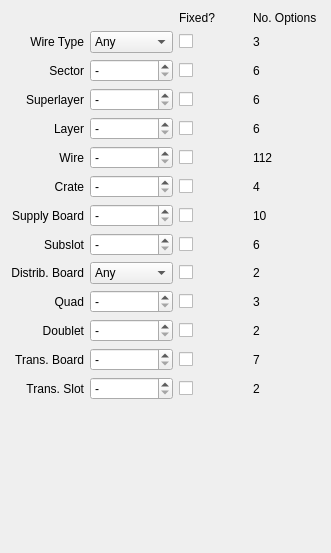
<?xml version="1.0" encoding="UTF-8"?>
<ui version="4.0">
 <class>Sidebar</class>
 <widget class="QWidget" name="Sidebar">
  <property name="geometry">
   <rect>
    <x>0</x>
    <y>0</y>
    <width>331</width>
    <height>553</height>
   </rect>
  </property>
  <property name="sizePolicy">
   <sizepolicy hsizetype="Fixed" vsizetype="Preferred">
    <horstretch>0</horstretch>
    <verstretch>0</verstretch>
   </sizepolicy>
  </property>
  <property name="minimumSize">
   <size>
    <width>331</width>
    <height>0</height>
   </size>
  </property>
  <property name="maximumSize">
   <size>
    <width>331</width>
    <height>16777215</height>
   </size>
  </property>
  <property name="windowTitle">
   <string>Form</string>
  </property>
  <layout class="QGridLayout" name="gridLayout">
   <item row="6" column="3">
    <widget class="QLabel" name="wire_nopts">
     <property name="text">
      <string>112</string>
     </property>
    </widget>
   </item>
   <item row="14" column="0">
    <widget class="QLabel" name="trans_board_label">
     <property name="text">
      <string>Trans. Board</string>
     </property>
     <property name="alignment">
      <set>Qt::AlignRight|Qt::AlignTrailing|Qt::AlignVCenter</set>
     </property>
     <property name="buddy">
      <cstring>trans_board</cstring>
     </property>
    </widget>
   </item>
   <item row="14" column="3">
    <widget class="QLabel" name="trans_board_nopts">
     <property name="text">
      <string>7</string>
     </property>
    </widget>
   </item>
   <item row="13" column="2">
    <widget class="FixedCheckBox" name="doublet_fixed">
     <property name="layoutDirection">
      <enum>Qt::LeftToRight</enum>
     </property>
     <property name="checked">
      <bool>false</bool>
     </property>
    </widget>
   </item>
   <item row="5" column="0">
    <widget class="QLabel" name="layer_label">
     <property name="text">
      <string>Layer</string>
     </property>
     <property name="alignment">
      <set>Qt::AlignRight|Qt::AlignTrailing|Qt::AlignVCenter</set>
     </property>
     <property name="buddy">
      <cstring>layer</cstring>
     </property>
    </widget>
   </item>
   <item row="8" column="2">
    <widget class="FixedCheckBox" name="supply_board_fixed">
     <property name="layoutDirection">
      <enum>Qt::LeftToRight</enum>
     </property>
     <property name="checked">
      <bool>false</bool>
     </property>
    </widget>
   </item>
   <item row="4" column="1">
    <widget class="QSpinBox" name="superlayer">
     <property name="sizePolicy">
      <sizepolicy hsizetype="Preferred" vsizetype="Preferred">
       <horstretch>0</horstretch>
       <verstretch>0</verstretch>
      </sizepolicy>
     </property>
     <property name="specialValueText">
      <string>-</string>
     </property>
     <property name="minimum">
      <number>0</number>
     </property>
     <property name="maximum">
      <number>6</number>
     </property>
     <property name="value">
      <number>0</number>
     </property>
    </widget>
   </item>
   <item row="4" column="0">
    <widget class="QLabel" name="superlayer_label">
     <property name="text">
      <string>Superlayer</string>
     </property>
     <property name="alignment">
      <set>Qt::AlignRight|Qt::AlignTrailing|Qt::AlignVCenter</set>
     </property>
     <property name="buddy">
      <cstring>superlayer</cstring>
     </property>
    </widget>
   </item>
   <item row="8" column="0">
    <widget class="QLabel" name="supply_board_label">
     <property name="text">
      <string>Supply Board</string>
     </property>
     <property name="alignment">
      <set>Qt::AlignRight|Qt::AlignTrailing|Qt::AlignVCenter</set>
     </property>
     <property name="buddy">
      <cstring>supply_board</cstring>
     </property>
    </widget>
   </item>
   <item row="8" column="1">
    <widget class="QSpinBox" name="supply_board">
     <property name="sizePolicy">
      <sizepolicy hsizetype="Preferred" vsizetype="Preferred">
       <horstretch>0</horstretch>
       <verstretch>0</verstretch>
      </sizepolicy>
     </property>
     <property name="specialValueText">
      <string>-</string>
     </property>
     <property name="minimum">
      <number>0</number>
     </property>
     <property name="maximum">
      <number>10</number>
     </property>
     <property name="value">
      <number>0</number>
     </property>
    </widget>
   </item>
   <item row="14" column="1">
    <widget class="QSpinBox" name="trans_board">
     <property name="specialValueText">
      <string>-</string>
     </property>
     <property name="minimum">
      <number>0</number>
     </property>
     <property name="maximum">
      <number>7</number>
     </property>
     <property name="value">
      <number>0</number>
     </property>
    </widget>
   </item>
   <item row="5" column="1">
    <widget class="QSpinBox" name="layer">
     <property name="sizePolicy">
      <sizepolicy hsizetype="Preferred" vsizetype="Preferred">
       <horstretch>0</horstretch>
       <verstretch>0</verstretch>
      </sizepolicy>
     </property>
     <property name="specialValueText">
      <string>-</string>
     </property>
     <property name="minimum">
      <number>0</number>
     </property>
     <property name="maximum">
      <number>6</number>
     </property>
     <property name="value">
      <number>0</number>
     </property>
    </widget>
   </item>
   <item row="5" column="2">
    <widget class="FixedCheckBox" name="layer_fixed">
     <property name="layoutDirection">
      <enum>Qt::LeftToRight</enum>
     </property>
     <property name="checked">
      <bool>false</bool>
     </property>
    </widget>
   </item>
   <item row="9" column="2">
    <widget class="FixedCheckBox" name="subslot_fixed">
     <property name="layoutDirection">
      <enum>Qt::LeftToRight</enum>
     </property>
     <property name="checked">
      <bool>false</bool>
     </property>
    </widget>
   </item>
   <item row="15" column="3">
    <widget class="QLabel" name="trans_slot_nopts">
     <property name="text">
      <string>2</string>
     </property>
    </widget>
   </item>
   <item row="3" column="3">
    <widget class="QLabel" name="sector_nopts">
     <property name="text">
      <string>6</string>
     </property>
     <property name="textFormat">
      <enum>Qt::AutoText</enum>
     </property>
     <property name="alignment">
      <set>Qt::AlignLeading|Qt::AlignLeft|Qt::AlignVCenter</set>
     </property>
    </widget>
   </item>
   <item row="0" column="2">
    <widget class="QLabel" name="header_fixed">
     <property name="text">
      <string>Fixed?</string>
     </property>
    </widget>
   </item>
   <item row="7" column="2">
    <widget class="FixedCheckBox" name="crate_fixed">
     <property name="layoutDirection">
      <enum>Qt::LeftToRight</enum>
     </property>
     <property name="checked">
      <bool>false</bool>
     </property>
    </widget>
   </item>
   <item row="6" column="0">
    <widget class="QLabel" name="wire_label">
     <property name="text">
      <string>Wire</string>
     </property>
     <property name="alignment">
      <set>Qt::AlignRight|Qt::AlignTrailing|Qt::AlignVCenter</set>
     </property>
     <property name="buddy">
      <cstring>wire</cstring>
     </property>
    </widget>
   </item>
   <item row="4" column="2">
    <widget class="FixedCheckBox" name="superlayer_fixed">
     <property name="layoutDirection">
      <enum>Qt::LeftToRight</enum>
     </property>
     <property name="checked">
      <bool>false</bool>
     </property>
    </widget>
   </item>
   <item row="11" column="3">
    <widget class="QLabel" name="quad_nopts">
     <property name="text">
      <string>3</string>
     </property>
    </widget>
   </item>
   <item row="13" column="3">
    <widget class="QLabel" name="doublet_nopts">
     <property name="text">
      <string>2</string>
     </property>
    </widget>
   </item>
   <item row="2" column="1">
    <widget class="QComboBox" name="wire_type">
     <property name="maxVisibleItems">
      <number>4</number>
     </property>
     <item>
      <property name="text">
       <string>Any</string>
      </property>
     </item>
     <item>
      <property name="text">
       <string>Sense</string>
      </property>
     </item>
     <item>
      <property name="text">
       <string>Field</string>
      </property>
     </item>
     <item>
      <property name="text">
       <string>Guard</string>
      </property>
     </item>
    </widget>
   </item>
   <item row="3" column="2">
    <widget class="FixedCheckBox" name="sector_fixed">
     <property name="layoutDirection">
      <enum>Qt::LeftToRight</enum>
     </property>
     <property name="checked">
      <bool>false</bool>
     </property>
    </widget>
   </item>
   <item row="10" column="0">
    <widget class="QLabel" name="distr_box_type_label">
     <property name="text">
      <string>Distrib. Board</string>
     </property>
     <property name="alignment">
      <set>Qt::AlignRight|Qt::AlignTrailing|Qt::AlignVCenter</set>
     </property>
     <property name="buddy">
      <cstring>distr_box_type</cstring>
     </property>
    </widget>
   </item>
   <item row="8" column="3">
    <widget class="QLabel" name="supply_board_nopts">
     <property name="text">
      <string>10</string>
     </property>
    </widget>
   </item>
   <item row="9" column="0">
    <widget class="QLabel" name="subslot_label">
     <property name="text">
      <string>Subslot</string>
     </property>
     <property name="alignment">
      <set>Qt::AlignRight|Qt::AlignTrailing|Qt::AlignVCenter</set>
     </property>
     <property name="buddy">
      <cstring>subslot</cstring>
     </property>
    </widget>
   </item>
   <item row="13" column="1">
    <widget class="QSpinBox" name="doublet">
     <property name="sizePolicy">
      <sizepolicy hsizetype="Preferred" vsizetype="Preferred">
       <horstretch>0</horstretch>
       <verstretch>0</verstretch>
      </sizepolicy>
     </property>
     <property name="specialValueText">
      <string>-</string>
     </property>
     <property name="minimum">
      <number>0</number>
     </property>
     <property name="maximum">
      <number>2</number>
     </property>
     <property name="value">
      <number>0</number>
     </property>
    </widget>
   </item>
   <item row="4" column="3">
    <widget class="QLabel" name="superlayer_nopts">
     <property name="text">
      <string>6</string>
     </property>
    </widget>
   </item>
   <item row="3" column="0">
    <widget class="QLabel" name="sector_label">
     <property name="sizePolicy">
      <sizepolicy hsizetype="Preferred" vsizetype="Preferred">
       <horstretch>0</horstretch>
       <verstretch>0</verstretch>
      </sizepolicy>
     </property>
     <property name="text">
      <string>Sector</string>
     </property>
     <property name="alignment">
      <set>Qt::AlignRight|Qt::AlignTrailing|Qt::AlignVCenter</set>
     </property>
     <property name="buddy">
      <cstring>sector</cstring>
     </property>
    </widget>
   </item>
   <item row="2" column="2">
    <widget class="FixedCheckBox" name="wire_type_fixed">
     <property name="layoutDirection">
      <enum>Qt::LeftToRight</enum>
     </property>
     <property name="styleSheet">
      <string notr="true"/>
     </property>
     <property name="checked">
      <bool>false</bool>
     </property>
    </widget>
   </item>
   <item row="10" column="2">
    <widget class="FixedCheckBox" name="distr_box_type_fixed">
     <property name="layoutDirection">
      <enum>Qt::LeftToRight</enum>
     </property>
     <property name="checked">
      <bool>false</bool>
     </property>
    </widget>
   </item>
   <item row="2" column="3">
    <widget class="QLabel" name="wire_type_nopts">
     <property name="sizePolicy">
      <sizepolicy hsizetype="Preferred" vsizetype="Preferred">
       <horstretch>0</horstretch>
       <verstretch>0</verstretch>
      </sizepolicy>
     </property>
     <property name="text">
      <string>3</string>
     </property>
     <property name="alignment">
      <set>Qt::AlignLeading|Qt::AlignLeft|Qt::AlignVCenter</set>
     </property>
    </widget>
   </item>
   <item row="11" column="0">
    <widget class="QLabel" name="quad_label">
     <property name="text">
      <string>Quad</string>
     </property>
     <property name="alignment">
      <set>Qt::AlignRight|Qt::AlignTrailing|Qt::AlignVCenter</set>
     </property>
     <property name="buddy">
      <cstring>quad</cstring>
     </property>
    </widget>
   </item>
   <item row="15" column="2">
    <widget class="FixedCheckBox" name="trans_slot_fixed">
     <property name="layoutDirection">
      <enum>Qt::LeftToRight</enum>
     </property>
     <property name="checked">
      <bool>false</bool>
     </property>
    </widget>
   </item>
   <item row="15" column="0">
    <widget class="QLabel" name="trans_slot_label">
     <property name="text">
      <string>Trans. Slot</string>
     </property>
     <property name="alignment">
      <set>Qt::AlignRight|Qt::AlignTrailing|Qt::AlignVCenter</set>
     </property>
     <property name="buddy">
      <cstring>trans_slot</cstring>
     </property>
    </widget>
   </item>
   <item row="3" column="1">
    <widget class="QSpinBox" name="sector">
     <property name="sizePolicy">
      <sizepolicy hsizetype="Preferred" vsizetype="Preferred">
       <horstretch>0</horstretch>
       <verstretch>0</verstretch>
      </sizepolicy>
     </property>
     <property name="specialValueText">
      <string>-</string>
     </property>
     <property name="minimum">
      <number>0</number>
     </property>
     <property name="maximum">
      <number>6</number>
     </property>
     <property name="value">
      <number>0</number>
     </property>
    </widget>
   </item>
   <item row="7" column="3">
    <widget class="QLabel" name="crate_nopts">
     <property name="text">
      <string>4</string>
     </property>
    </widget>
   </item>
   <item row="14" column="2">
    <widget class="FixedCheckBox" name="trans_board_fixed">
     <property name="layoutDirection">
      <enum>Qt::LeftToRight</enum>
     </property>
     <property name="checked">
      <bool>false</bool>
     </property>
    </widget>
   </item>
   <item row="10" column="1">
    <widget class="QComboBox" name="distr_box_type">
     <property name="sizePolicy">
      <sizepolicy hsizetype="Preferred" vsizetype="Preferred">
       <horstretch>0</horstretch>
       <verstretch>0</verstretch>
      </sizepolicy>
     </property>
     <item>
      <property name="text">
       <string>Any</string>
      </property>
     </item>
     <item>
      <property name="text">
       <string>Foward</string>
      </property>
     </item>
     <item>
      <property name="text">
       <string>Backward</string>
      </property>
     </item>
    </widget>
   </item>
   <item row="6" column="1">
    <widget class="QSpinBox" name="wire">
     <property name="specialValueText">
      <string>-</string>
     </property>
     <property name="minimum">
      <number>0</number>
     </property>
     <property name="maximum">
      <number>112</number>
     </property>
     <property name="value">
      <number>0</number>
     </property>
    </widget>
   </item>
   <item row="2" column="0">
    <widget class="QLabel" name="wire_type_label">
     <property name="text">
      <string>Wire Type</string>
     </property>
     <property name="alignment">
      <set>Qt::AlignRight|Qt::AlignTrailing|Qt::AlignVCenter</set>
     </property>
     <property name="buddy">
      <cstring>wire_type</cstring>
     </property>
    </widget>
   </item>
   <item row="0" column="3">
    <widget class="QLabel" name="header_nopts">
     <property name="sizePolicy">
      <sizepolicy hsizetype="Preferred" vsizetype="Preferred">
       <horstretch>0</horstretch>
       <verstretch>0</verstretch>
      </sizepolicy>
     </property>
     <property name="text">
      <string>No. Options</string>
     </property>
    </widget>
   </item>
   <item row="13" column="0">
    <widget class="QLabel" name="doublet_label">
     <property name="text">
      <string>Doublet</string>
     </property>
     <property name="alignment">
      <set>Qt::AlignRight|Qt::AlignTrailing|Qt::AlignVCenter</set>
     </property>
     <property name="buddy">
      <cstring>doublet</cstring>
     </property>
    </widget>
   </item>
   <item row="9" column="3">
    <widget class="QLabel" name="subslot_nopts">
     <property name="text">
      <string>6</string>
     </property>
    </widget>
   </item>
   <item row="7" column="0">
    <widget class="QLabel" name="crate_label">
     <property name="text">
      <string>Crate</string>
     </property>
     <property name="alignment">
      <set>Qt::AlignRight|Qt::AlignTrailing|Qt::AlignVCenter</set>
     </property>
     <property name="buddy">
      <cstring>crate</cstring>
     </property>
    </widget>
   </item>
   <item row="10" column="3">
    <widget class="QLabel" name="distr_box_type_nopts">
     <property name="text">
      <string>2</string>
     </property>
    </widget>
   </item>
   <item row="15" column="1">
    <widget class="QSpinBox" name="trans_slot">
     <property name="specialValueText">
      <string>-</string>
     </property>
     <property name="minimum">
      <number>0</number>
     </property>
     <property name="maximum">
      <number>2</number>
     </property>
     <property name="value">
      <number>0</number>
     </property>
    </widget>
   </item>
   <item row="9" column="1">
    <widget class="QSpinBox" name="subslot">
     <property name="sizePolicy">
      <sizepolicy hsizetype="Preferred" vsizetype="Preferred">
       <horstretch>0</horstretch>
       <verstretch>0</verstretch>
      </sizepolicy>
     </property>
     <property name="specialValueText">
      <string>-</string>
     </property>
     <property name="minimum">
      <number>0</number>
     </property>
     <property name="maximum">
      <number>6</number>
     </property>
     <property name="value">
      <number>0</number>
     </property>
    </widget>
   </item>
   <item row="5" column="3">
    <widget class="QLabel" name="layer_nopts">
     <property name="text">
      <string>6</string>
     </property>
    </widget>
   </item>
   <item row="11" column="1">
    <widget class="QSpinBox" name="quad">
     <property name="sizePolicy">
      <sizepolicy hsizetype="Preferred" vsizetype="Preferred">
       <horstretch>0</horstretch>
       <verstretch>0</verstretch>
      </sizepolicy>
     </property>
     <property name="specialValueText">
      <string>-</string>
     </property>
     <property name="minimum">
      <number>0</number>
     </property>
     <property name="maximum">
      <number>3</number>
     </property>
     <property name="value">
      <number>0</number>
     </property>
    </widget>
   </item>
   <item row="6" column="2">
    <widget class="FixedCheckBox" name="wire_fixed">
     <property name="layoutDirection">
      <enum>Qt::LeftToRight</enum>
     </property>
     <property name="checked">
      <bool>false</bool>
     </property>
    </widget>
   </item>
   <item row="11" column="2">
    <widget class="FixedCheckBox" name="quad_fixed">
     <property name="layoutDirection">
      <enum>Qt::LeftToRight</enum>
     </property>
     <property name="checked">
      <bool>false</bool>
     </property>
    </widget>
   </item>
   <item row="7" column="1">
    <widget class="QSpinBox" name="crate">
     <property name="sizePolicy">
      <sizepolicy hsizetype="Preferred" vsizetype="Preferred">
       <horstretch>0</horstretch>
       <verstretch>0</verstretch>
      </sizepolicy>
     </property>
     <property name="specialValueText">
      <string>-</string>
     </property>
     <property name="minimum">
      <number>0</number>
     </property>
     <property name="maximum">
      <number>4</number>
     </property>
     <property name="value">
      <number>0</number>
     </property>
    </widget>
   </item>
   <item row="16" column="1">
    <spacer name="verticalSpacer">
     <property name="orientation">
      <enum>Qt::Vertical</enum>
     </property>
     <property name="sizeType">
      <enum>QSizePolicy::MinimumExpanding</enum>
     </property>
     <property name="sizeHint" stdset="0">
      <size>
       <width>20</width>
       <height>40</height>
      </size>
     </property>
    </spacer>
   </item>
  </layout>
 </widget>
 <customwidgets>
  <customwidget>
   <class>FixedCheckBox</class>
   <extends>QCheckBox</extends>
   <header>fixedcheckbox.h</header>
   <slots>
    <slot>setCheckByValue(int)</slot>
   </slots>
  </customwidget>
 </customwidgets>
 <tabstops>
  <tabstop>wire_type</tabstop>
  <tabstop>sector</tabstop>
  <tabstop>superlayer</tabstop>
  <tabstop>layer</tabstop>
  <tabstop>wire</tabstop>
  <tabstop>crate</tabstop>
  <tabstop>supply_board</tabstop>
  <tabstop>subslot</tabstop>
  <tabstop>distr_box_type</tabstop>
  <tabstop>quad</tabstop>
  <tabstop>doublet</tabstop>
  <tabstop>trans_board</tabstop>
  <tabstop>trans_slot</tabstop>
  <tabstop>wire_type_fixed</tabstop>
  <tabstop>sector_fixed</tabstop>
  <tabstop>superlayer_fixed</tabstop>
  <tabstop>layer_fixed</tabstop>
  <tabstop>wire_fixed</tabstop>
  <tabstop>crate_fixed</tabstop>
  <tabstop>supply_board_fixed</tabstop>
  <tabstop>subslot_fixed</tabstop>
  <tabstop>distr_box_type_fixed</tabstop>
  <tabstop>quad_fixed</tabstop>
  <tabstop>doublet_fixed</tabstop>
  <tabstop>trans_board_fixed</tabstop>
  <tabstop>trans_slot_fixed</tabstop>
 </tabstops>
 <resources/>
 <connections>
  <connection>
   <sender>superlayer</sender>
   <signal>valueChanged(int)</signal>
   <receiver>superlayer_fixed</receiver>
   <slot>setCheckByValue(int)</slot>
   <hints>
    <hint type="sourcelabel">
     <x>189</x>
     <y>142</y>
    </hint>
    <hint type="destinationlabel">
     <x>237</x>
     <y>135</y>
    </hint>
   </hints>
  </connection>
  <connection>
   <sender>distr_box_type</sender>
   <signal>currentIndexChanged(int)</signal>
   <receiver>distr_box_type_fixed</receiver>
   <slot>setCheckByValue(int)</slot>
   <hints>
    <hint type="sourcelabel">
     <x>189</x>
     <y>372</y>
    </hint>
    <hint type="destinationlabel">
     <x>237</x>
     <y>367</y>
    </hint>
   </hints>
  </connection>
  <connection>
   <sender>wire_type</sender>
   <signal>currentIndexChanged(int)</signal>
   <receiver>wire_type_fixed</receiver>
   <slot>setCheckByValue(int)</slot>
   <hints>
    <hint type="sourcelabel">
     <x>189</x>
     <y>64</y>
    </hint>
    <hint type="destinationlabel">
     <x>237</x>
     <y>59</y>
    </hint>
   </hints>
  </connection>
  <connection>
   <sender>subslot</sender>
   <signal>valueChanged(int)</signal>
   <receiver>subslot_fixed</receiver>
   <slot>setCheckByValue(int)</slot>
   <hints>
    <hint type="sourcelabel">
     <x>189</x>
     <y>337</y>
    </hint>
    <hint type="destinationlabel">
     <x>237</x>
     <y>330</y>
    </hint>
   </hints>
  </connection>
  <connection>
   <sender>trans_board</sender>
   <signal>valueChanged(int)</signal>
   <receiver>trans_board_fixed</receiver>
   <slot>setCheckByValue(int)</slot>
   <hints>
    <hint type="sourcelabel">
     <x>189</x>
     <y>489</y>
    </hint>
    <hint type="destinationlabel">
     <x>237</x>
     <y>482</y>
    </hint>
   </hints>
  </connection>
  <connection>
   <sender>supply_board</sender>
   <signal>valueChanged(int)</signal>
   <receiver>supply_board_fixed</receiver>
   <slot>setCheckByValue(int)</slot>
   <hints>
    <hint type="sourcelabel">
     <x>189</x>
     <y>298</y>
    </hint>
    <hint type="destinationlabel">
     <x>237</x>
     <y>291</y>
    </hint>
   </hints>
  </connection>
  <connection>
   <sender>layer</sender>
   <signal>valueChanged(int)</signal>
   <receiver>layer_fixed</receiver>
   <slot>setCheckByValue(int)</slot>
   <hints>
    <hint type="sourcelabel">
     <x>189</x>
     <y>181</y>
    </hint>
    <hint type="destinationlabel">
     <x>237</x>
     <y>174</y>
    </hint>
   </hints>
  </connection>
  <connection>
   <sender>quad</sender>
   <signal>valueChanged(int)</signal>
   <receiver>quad_fixed</receiver>
   <slot>setCheckByValue(int)</slot>
   <hints>
    <hint type="sourcelabel">
     <x>189</x>
     <y>411</y>
    </hint>
    <hint type="destinationlabel">
     <x>237</x>
     <y>404</y>
    </hint>
   </hints>
  </connection>
  <connection>
   <sender>doublet</sender>
   <signal>valueChanged(int)</signal>
   <receiver>doublet_fixed</receiver>
   <slot>setCheckByValue(int)</slot>
   <hints>
    <hint type="sourcelabel">
     <x>189</x>
     <y>450</y>
    </hint>
    <hint type="destinationlabel">
     <x>237</x>
     <y>443</y>
    </hint>
   </hints>
  </connection>
  <connection>
   <sender>trans_slot</sender>
   <signal>valueChanged(int)</signal>
   <receiver>trans_slot_fixed</receiver>
   <slot>setCheckByValue(int)</slot>
   <hints>
    <hint type="sourcelabel">
     <x>189</x>
     <y>528</y>
    </hint>
    <hint type="destinationlabel">
     <x>237</x>
     <y>521</y>
    </hint>
   </hints>
  </connection>
  <connection>
   <sender>sector</sender>
   <signal>valueChanged(int)</signal>
   <receiver>sector_fixed</receiver>
   <slot>setCheckByValue(int)</slot>
   <hints>
    <hint type="sourcelabel">
     <x>189</x>
     <y>103</y>
    </hint>
    <hint type="destinationlabel">
     <x>237</x>
     <y>96</y>
    </hint>
   </hints>
  </connection>
  <connection>
   <sender>wire</sender>
   <signal>valueChanged(int)</signal>
   <receiver>wire_fixed</receiver>
   <slot>setCheckByValue(int)</slot>
   <hints>
    <hint type="sourcelabel">
     <x>189</x>
     <y>220</y>
    </hint>
    <hint type="destinationlabel">
     <x>237</x>
     <y>213</y>
    </hint>
   </hints>
  </connection>
  <connection>
   <sender>crate</sender>
   <signal>valueChanged(int)</signal>
   <receiver>crate_fixed</receiver>
   <slot>setCheckByValue(int)</slot>
   <hints>
    <hint type="sourcelabel">
     <x>189</x>
     <y>259</y>
    </hint>
    <hint type="destinationlabel">
     <x>237</x>
     <y>252</y>
    </hint>
   </hints>
  </connection>
  <connection>
   <sender>wire_type</sender>
   <signal>currentIndexChanged(int)</signal>
   <receiver>Sidebar</receiver>
   <slot>update_parameters()</slot>
   <hints>
    <hint type="sourcelabel">
     <x>189</x>
     <y>64</y>
    </hint>
    <hint type="destinationlabel">
     <x>-52</x>
     <y>255</y>
    </hint>
   </hints>
  </connection>
  <connection>
   <sender>sector</sender>
   <signal>valueChanged(int)</signal>
   <receiver>Sidebar</receiver>
   <slot>update_parameters()</slot>
   <hints>
    <hint type="sourcelabel">
     <x>189</x>
     <y>103</y>
    </hint>
    <hint type="destinationlabel">
     <x>-30</x>
     <y>291</y>
    </hint>
   </hints>
  </connection>
  <connection>
   <sender>superlayer</sender>
   <signal>valueChanged(int)</signal>
   <receiver>Sidebar</receiver>
   <slot>update_parameters()</slot>
   <hints>
    <hint type="sourcelabel">
     <x>189</x>
     <y>142</y>
    </hint>
    <hint type="destinationlabel">
     <x>-13</x>
     <y>331</y>
    </hint>
   </hints>
  </connection>
  <connection>
   <sender>layer</sender>
   <signal>valueChanged(int)</signal>
   <receiver>Sidebar</receiver>
   <slot>update_parameters()</slot>
   <hints>
    <hint type="sourcelabel">
     <x>189</x>
     <y>181</y>
    </hint>
    <hint type="destinationlabel">
     <x>-34</x>
     <y>369</y>
    </hint>
   </hints>
  </connection>
  <connection>
   <sender>wire</sender>
   <signal>valueChanged(int)</signal>
   <receiver>Sidebar</receiver>
   <slot>update_parameters()</slot>
   <hints>
    <hint type="sourcelabel">
     <x>189</x>
     <y>220</y>
    </hint>
    <hint type="destinationlabel">
     <x>-34</x>
     <y>406</y>
    </hint>
   </hints>
  </connection>
  <connection>
   <sender>crate</sender>
   <signal>valueChanged(int)</signal>
   <receiver>Sidebar</receiver>
   <slot>update_parameters()</slot>
   <hints>
    <hint type="sourcelabel">
     <x>189</x>
     <y>259</y>
    </hint>
    <hint type="destinationlabel">
     <x>-21</x>
     <y>449</y>
    </hint>
   </hints>
  </connection>
  <connection>
   <sender>supply_board</sender>
   <signal>valueChanged(int)</signal>
   <receiver>Sidebar</receiver>
   <slot>update_parameters()</slot>
   <hints>
    <hint type="sourcelabel">
     <x>189</x>
     <y>298</y>
    </hint>
    <hint type="destinationlabel">
     <x>-40</x>
     <y>486</y>
    </hint>
   </hints>
  </connection>
  <connection>
   <sender>subslot</sender>
   <signal>valueChanged(int)</signal>
   <receiver>Sidebar</receiver>
   <slot>update_parameters()</slot>
   <hints>
    <hint type="sourcelabel">
     <x>189</x>
     <y>337</y>
    </hint>
    <hint type="destinationlabel">
     <x>-107</x>
     <y>526</y>
    </hint>
   </hints>
  </connection>
  <connection>
   <sender>distr_box_type</sender>
   <signal>currentIndexChanged(int)</signal>
   <receiver>Sidebar</receiver>
   <slot>update_parameters()</slot>
   <hints>
    <hint type="sourcelabel">
     <x>189</x>
     <y>372</y>
    </hint>
    <hint type="destinationlabel">
     <x>-60</x>
     <y>565</y>
    </hint>
   </hints>
  </connection>
  <connection>
   <sender>quad</sender>
   <signal>valueChanged(int)</signal>
   <receiver>Sidebar</receiver>
   <slot>update_parameters()</slot>
   <hints>
    <hint type="sourcelabel">
     <x>189</x>
     <y>411</y>
    </hint>
    <hint type="destinationlabel">
     <x>-87</x>
     <y>601</y>
    </hint>
   </hints>
  </connection>
  <connection>
   <sender>doublet</sender>
   <signal>valueChanged(int)</signal>
   <receiver>Sidebar</receiver>
   <slot>update_parameters()</slot>
   <hints>
    <hint type="sourcelabel">
     <x>189</x>
     <y>450</y>
    </hint>
    <hint type="destinationlabel">
     <x>-19</x>
     <y>637</y>
    </hint>
   </hints>
  </connection>
  <connection>
   <sender>trans_board</sender>
   <signal>valueChanged(int)</signal>
   <receiver>Sidebar</receiver>
   <slot>update_parameters()</slot>
   <hints>
    <hint type="sourcelabel">
     <x>189</x>
     <y>489</y>
    </hint>
    <hint type="destinationlabel">
     <x>-25</x>
     <y>680</y>
    </hint>
   </hints>
  </connection>
  <connection>
   <sender>trans_slot</sender>
   <signal>valueChanged(int)</signal>
   <receiver>Sidebar</receiver>
   <slot>update_parameters()</slot>
   <hints>
    <hint type="sourcelabel">
     <x>189</x>
     <y>528</y>
    </hint>
    <hint type="destinationlabel">
     <x>-20</x>
     <y>721</y>
    </hint>
   </hints>
  </connection>
 </connections>
 <slots>
  <slot>update_parameters()</slot>
 </slots>
</ui>
